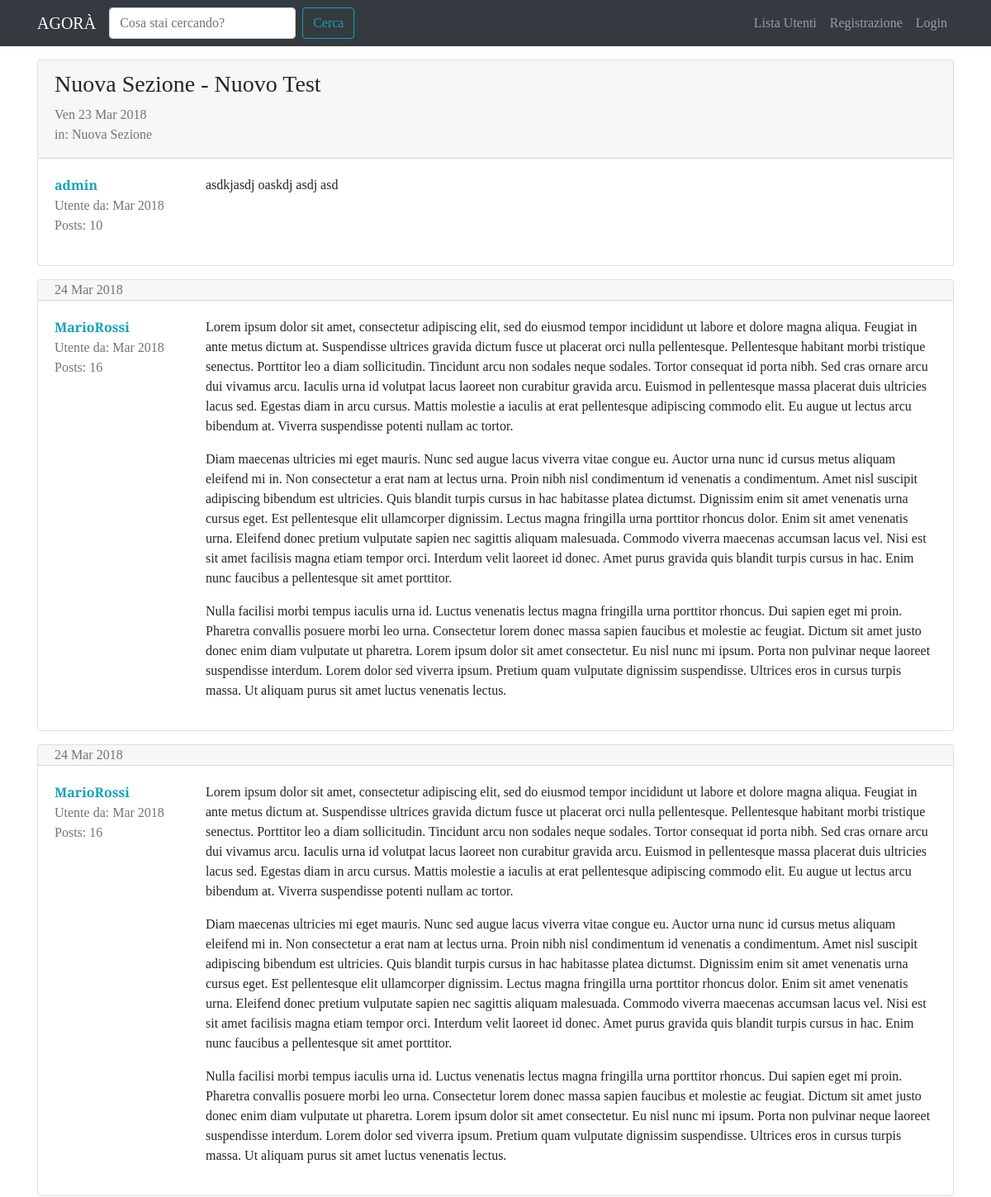
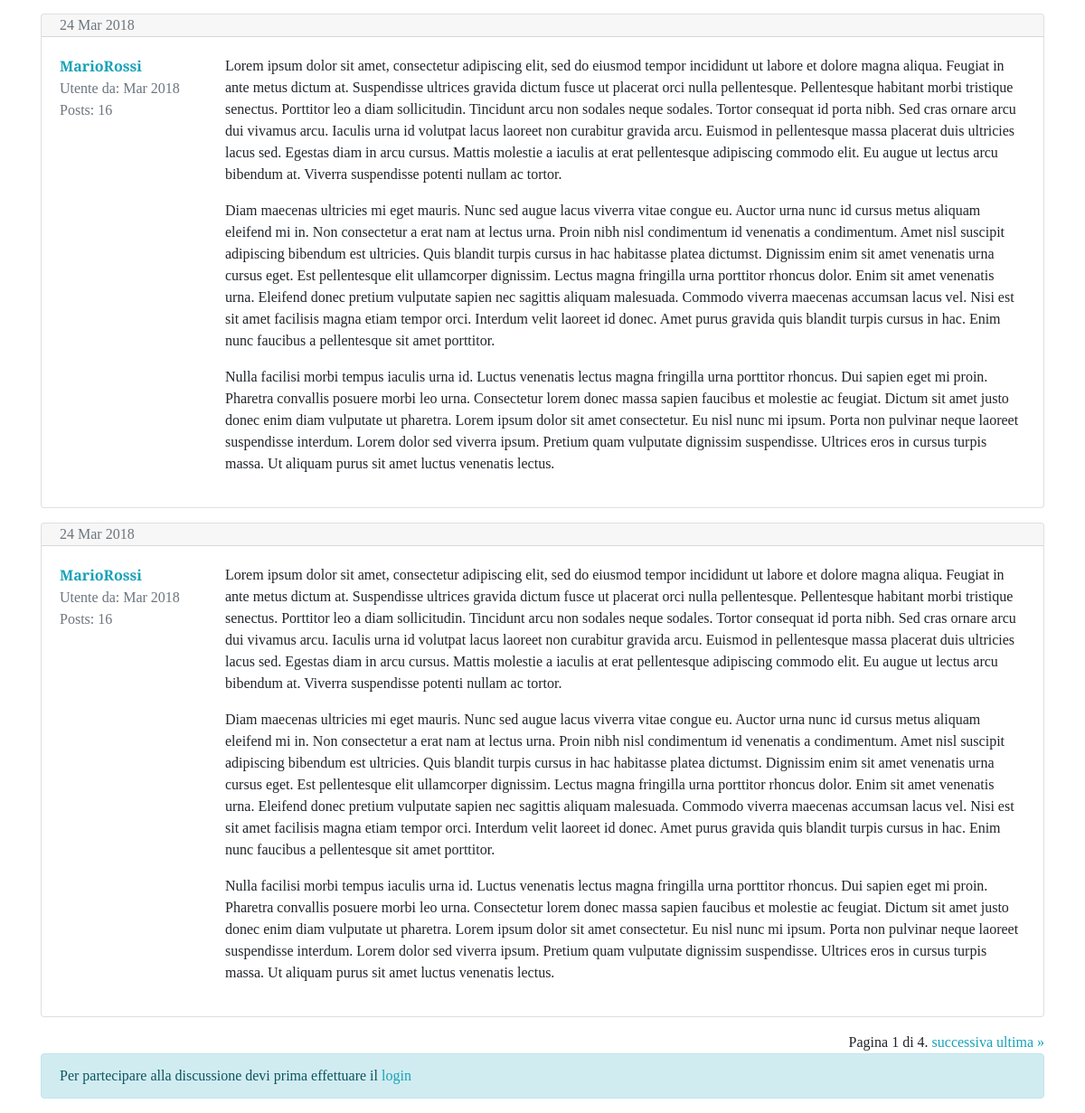
Page /forum/discussione/5/ on the committed database (2 pictures, top to bottom).
### forum/models.py (models this page shows, shortened)
class Discussione(models.Model):
    titolo = models.CharField(max_length=120)
    data_creazione = models.DateTimeField(auto_now_add=True)
    autore_discussione = models.ForeignKey(User, on_delete=models.CASCADE, related_name="discussioni")
    sezione_appartenenza = models.ForeignKey(Sezione, on_delete=models.CASCADE)
    class Meta:
        verbose_name = "Discussione"
        verbose_name_plural = "Discussioni"

class Post(models.Model):
    autore_post = models.ForeignKey(User, on_delete=models.CASCADE, related_name="posts")
    contenuto = models.TextField()
    data_creazione = models.DateTimeField(auto_now_add=True)
    discussione = models.ForeignKey(Discussione, on_delete=models.CASCADE)
    class Meta:
        verbose_name = "Post"
        verbose_name_plural = "Posts"

class Sezione(models.Model):
    nome_sezione = models.CharField(max_length=80)
    descrizione = models.CharField(max_length=150, blank=True, null=True)
    logo_sezione = models.ImageField(blank=True, null=True)
    def __str__(self):
        return self.nome_sezione
    class Meta:
        verbose_name = "Sezione"
        verbose_name_plural = "Sezioni"

### forum/views.py (the view)
# urls.py: path('discussione/<int:pk>/', views.visualizzaDiscussione, name="visualizza_discussione"),
def visualizzaDiscussione(request, pk):
    discussione = get_object_or_404(Discussione, pk=pk)
    posts_discussione = Post.objects.filter(discussione=discussione)
    paginator = Paginator(posts_discussione, 5)
    page = request.GET.get("pagina")
    posts = paginator.get_page(page)
    form_risposta = PostModelForm()
    context = {"discussione": discussione,
               "posts_discussione": posts,
               "form_risposta": form_risposta}
    return render(request, "forum/singola_discussione.html", context)

### forum/forms.py
class PostModelForm(forms.ModelForm):
    class Meta:
        model = Post
        fields = ["contenuto"]
        widgets = {
            "contenuto" : forms.Textarea(attrs={'rows': '5'})
        }
        labels = {
            "contenuto" : "Messaggio"
        }

### forum/templates/forum/singola_discussione.html (shortened to what this page needs)
{% extends 'base.html' %}
{% load crispy_forms_tags %}
{% block content %}
    {% for post in posts_discussione %}
        <div class="card my-3">
            {% if forloop.first and not "pagina" in request.get_full_path %}
                <div class="card-header pb-0">
                    <h3>{{ discussione.titolo }}</h3>
                    <p class="text-muted">{{ discussione.data_creazione|date:"D d M Y" }}
                    <br>in: {{ discussione.sezione_appartenenza }}</p>
                </div>
            {% else %}
                <div class="card-header py-0">
                    <p class="text-muted mb-0">
                        {{ post.data_creazione|date:"d M Y" }}
                    </p>
                </div>
            {% endif %}
            <div class="card-body">
                <div class="row">
                    <div class="col-xl-2 col-4">
                        <p class="mb-0"><a href="{% url 'user_profile' username=post.autore_post.username %}"><strong>{{ post.autore_post }}</strong></a></p>
                        <p class="text-muted mb-0">Utente da: {{ post.autore_post.date_joined|date:"M Y" }}</p>
                        <p class="text-muted" >Posts: {{ post.autore_post.posts.count }}</p>
                    </div>
                    <div class="col-xl-10 col-8">
                        <p class="my-0">{{ post.contenuto|linebreaks }}</p>
                    </div>
                </div>
            </div>
        </div>
    {% endfor %}
    <div class="text-right">
    <span class="step-links">
        <span class="current">
            Pagina {{ posts_discussione.number }} di {{ posts_discussione.paginator.num_pages }}.
        </span>
        {% if posts_discussione.has_next %}
            <a href="?pagina={{ posts_discussione.next_page_number }}">successiva</a>
            <a href="?pagina={{ posts_discussione.paginator.num_pages }}">ultima &raquo;</a>
        {% endif %}
    </span>
</div>
    {% if request.user.is_authenticated %}
        {% include 'forum/form_risposta.html' %}
    {% else %}
        <div class="alert alert-info" role="alert">
            Per partecipare alla discussione devi prima effettuare il <a href="{% url 'login' %}?next={{ request.get_full_path }}">login</a>
        </div>
    {% endif %}
{% endblock content %}

### static-storage/css/agora.css (style rules this page uses)
body { font-family: 'Slabo 27px', serif; }
a, a:hover { color: #17a2b8; }

### rows in the picture
Post: autore_post "admin", autore_post.date_joined "Mar 2018", autore_post.posts.count "10", contenuto "asdkjasdj oaskdj asdj asd"
Discussione: titolo "Nuova Sezione - Nuovo Test", data_creazione "Ven 23 Mar 2018", sezione_appartenenza "Nuova Sezione"
Post: data_creazione "24 Mar 2018", autore_post "MarioRossi", autore_post.date_joined "Mar 2018", autore_post.posts.count "16", contenuto "Lorem ipsum dolor sit amet, consectetur adipiscing elit, sed do eiusmod tempor incididunt ut labore et dolore magna aliqua. Feugiat in ante metus dictum at. Suspendisse ultrices gravida dictum fusce ut placerat orci nulla pellentesque. Pellentesque habitant morbi tristique senectus. Porttitor leo a diam sollicitudin. Tincidunt arcu non sodales neque sodales. Tortor consequat id porta nibh. Sed cras ornare arcu dui vivamus arcu. Iaculis urna id volutpat lacus laoreet non curabitur gravida arcu. Euismod in pellentesque massa placerat duis ultricies lacus sed. Egestas diam in arcu cursus. Mattis molestie a iaculis at erat pellentesque adipiscing commodo elit. Eu augue ut lectus arcu bibendum…"
Post: data_creazione "24 Mar 2018", autore_post "MarioRossi", autore_post.date_joined "Mar 2018", autore_post.posts.count "16", contenuto "Lorem ipsum dolor sit amet, consectetur adipiscing elit, sed do eiusmod tempor incididunt ut labore et dolore magna aliqua. Feugiat in ante metus dictum at. Suspendisse ultrices gravida dictum fusce ut placerat orci nulla pellentesque. Pellentesque habitant morbi tristique senectus. Porttitor leo a diam sollicitudin. Tincidunt arcu non sodales neque sodales. Tortor consequat id porta nibh. Sed cras ornare arcu dui vivamus arcu. Iaculis urna id volutpat lacus laoreet non curabitur gravida arcu. Euismod in pellentesque massa placerat duis ultricies lacus sed. Egestas diam in arcu cursus. Mattis molestie a iaculis at erat pellentesque adipiscing commodo elit. Eu augue ut lectus arcu bibendum…"
Post: data_creazione "24 Mar 2018", autore_post "MarioRossi", autore_post.date_joined "Mar 2018", autore_post.posts.count "16", contenuto "Lorem ipsum dolor sit amet, consectetur adipiscing elit, sed do eiusmod tempor incididunt ut labore et dolore magna aliqua. Feugiat in ante metus dictum at. Suspendisse ultrices gravida dictum fusce ut placerat orci nulla pellentesque. Pellentesque habitant morbi tristique senectus. Porttitor leo a diam sollicitudin. Tincidunt arcu non sodales neque sodales. Tortor consequat id porta nibh. Sed cras ornare arcu dui vivamus arcu. Iaculis urna id volutpat lacus laoreet non curabitur gravida arcu. Euismod in pellentesque massa placerat duis ultricies lacus sed. Egestas diam in arcu cursus. Mattis molestie a iaculis at erat pellentesque adipiscing commodo elit. Eu augue ut lectus arcu bibendum…"
Post: data_creazione "24 Mar 2018", autore_post "MarioRossi", autore_post.date_joined "Mar 2018", autore_post.posts.count "16", contenuto "Lorem ipsum dolor sit amet, consectetur adipiscing elit, sed do eiusmod tempor incididunt ut labore et dolore magna aliqua. Feugiat in ante metus dictum at. Suspendisse ultrices gravida dictum fusce ut placerat orci nulla pellentesque. Pellentesque habitant morbi tristique senectus. Porttitor leo a diam sollicitudin. Tincidunt arcu non sodales neque sodales. Tortor consequat id porta nibh. Sed cras ornare arcu dui vivamus arcu. Iaculis urna id volutpat lacus laoreet non curabitur gravida arcu. Euismod in pellentesque massa placerat duis ultricies lacus sed. Egestas diam in arcu cursus. Mattis molestie a iaculis at erat pellentesque adipiscing commodo elit. Eu augue ut lectus arcu bibendum…"

### other values in the picture
{{ posts_discussione.number }} "1"
{{ posts_discussione.paginator.num_pages }} "4"
